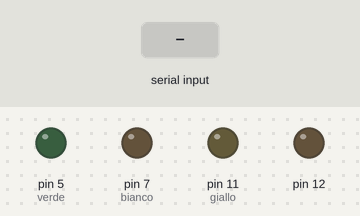
Recording of a sketch running on a simulated Arduino Uno, built with avr-gcc and run on an emulated ATmega328P. Parts: output pins drawn as LEDs (lit = HIGH). The inputs (shaded band) are chosen by the test bench. Random numbers use the default seed unless the sketch sets one; what the sketch prints to the serial monitor is not drawn.

Above: at 0.8 s.
0.9 s: "90,45\n" received over Serial
At 4.8 s:
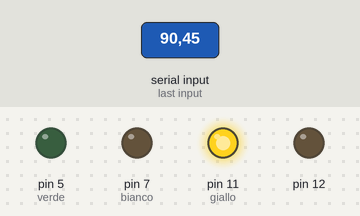
At 6.4 s:
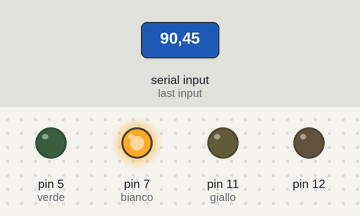
Timing chart, 0 to 15.9 s (numbered marks = the images above; inputs shaded):
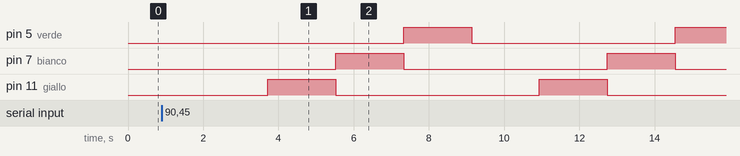

The sketch:

cimadoremanuele_a_Verifica16_02_19.ino
```cpp
int rosso;
int giallo;
int bianco;
int verde;
int TempoAccensione;
int CicliProgramma;
void setup() {
  // put your setup code here, to run once:
  rosso = 13;
  giallo = 11;
  bianco = 7;
  verde = 5;

  pinMode(12, OUTPUT);
  pinMode(11, OUTPUT);
  pinMode(7, OUTPUT);
  pinMode(5, OUTPUT);

  Serial.begin(9600);

  RichiestaTempo("Dopo quanti cicli il programma ricomincia?");
  TempoAccensione = random(5000);

}
void loop() {
  // put your main code here, to run repeatedly:
  for (int a = 0; a < CicliProgramma; a++)
  {
  AccensioneRosso();
  AccensioneGiallo();
  AccensioneBianco();
  AccensioneVerde();
  }
  setup();
}
void AccensioneRosso()
{
  digitalWrite(rosso, HIGH);
  delay(TempoAccensione);
}
void AccensioneGiallo()
{
  digitalWrite(rosso, LOW);
  digitalWrite(giallo, HIGH);
  delay(TempoAccensione);
}
void AccensioneBianco()
{
  digitalWrite(giallo, LOW);
  digitalWrite(bianco, HIGH);
  delay(TempoAccensione);
}
void AccensioneVerde()
{
  digitalWrite(bianco, LOW);
  digitalWrite(verde, HIGH);
  delay(TempoAccensione);
  digitalWrite(verde, LOW);
}
void RichiestaTempo(String frase)
{
  Serial.println(frase);
  while (Serial.available() == 0) {}
  CicliProgramma = Serial.readString().toInt();
}
```

Measured:
- after the input at 0.9 s, pin 5 (verde): LOW → HIGH after 6.4 s, → LOW 1.8 s later, → HIGH 5.4 s later; pin 7 (bianco): alternates HIGH for 1.8 s and LOW for 5.4 s, starting after 4.6 s; pin 11 (giallo): alternates HIGH for 1.8 s and LOW for 5.4 s, starting after 2.8 s
